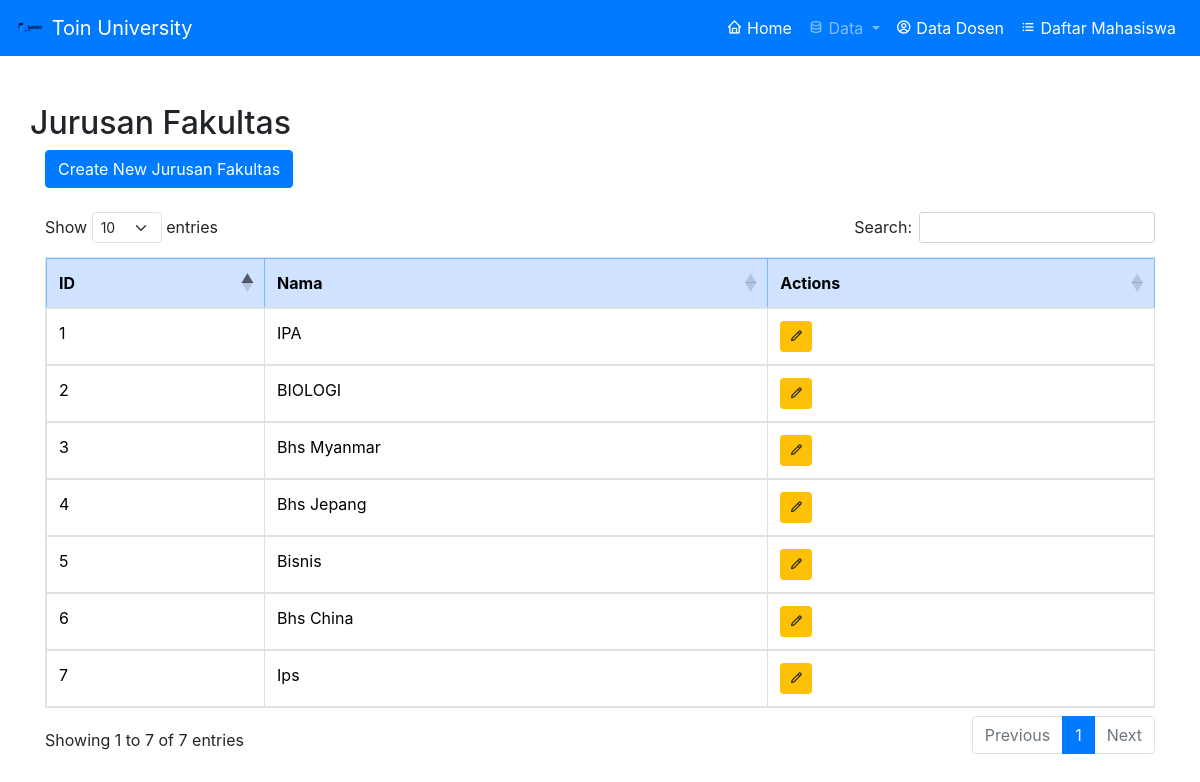
/jurusan/index.php, run on an earlier commit of the app's database.
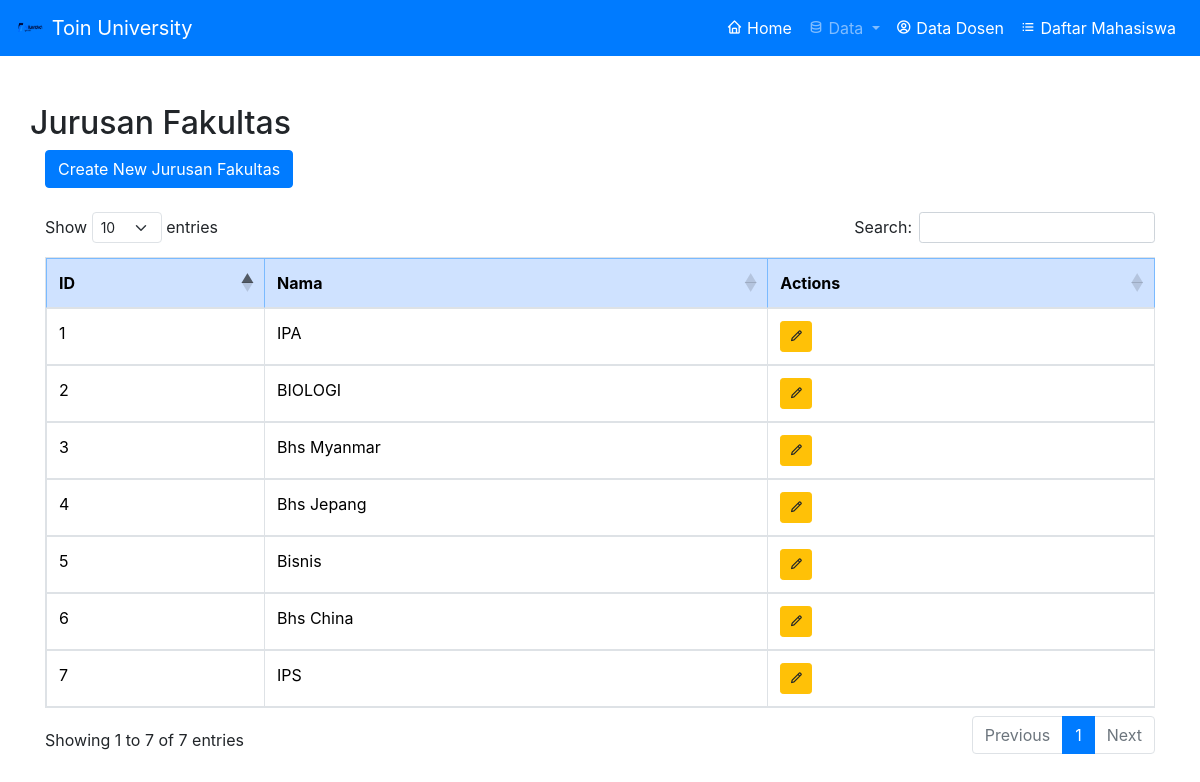
And on a later commit of the database.
### tables this page shows
CREATE TABLE `jurusan_fakultas` (
  `id` int NOT NULL,
  `nama` varchar(255) NOT NULL
);

### jurusan/index.php (the view, shortened to what this page needs)
<?php
include '../db.php';
require '../layouts/navbar.php';
$sql = "SELECT * FROM jurusan_fakultas";
$result = $conn->query($sql);
?>
<!DOCTYPE html>
<html lang="en">
<head>
  <link rel="stylesheet" href="https://stackpath.bootstrapcdn.com/bootstrap/4.5.2/css/bootstrap.min.css">
  <link href='https://unpkg.com/boxicons@2.1.4/css/boxicons.min.css' rel='stylesheet'>
</head>
<body>
  <div class="container">
    <h2 class="row mt-5">Jurusan Fakultas</h2>
    <a href="create_jurusan_fakultas.php" class="btn btn-primary btn-custom mb-4 ">Create New Jurusan Fakultas</a>
    <div class="table-container">
      <table class="table table-bordered" id="datatable">
        <thead class="table-primary">
          <tr>
            <th>ID</th>
            <th>Nama</th>
            <th>Actions</th>
          </tr>
        </thead>
        <tbody>
          <?php
          while ($jurusan = $result->fetch_assoc()) {
            ?>
            <tr>
              <td><?= htmlspecialchars($jurusan['id']) ?></td>
              <td><?= htmlspecialchars($jurusan['nama']) ?></td>
              <td>
                <a href="edit.jurusan.php?id=<?= $jurusan['id'] ?>" class="btn btn-warning btn-sm"><i class='bx bx-pencil'></i></a>
              </td>
            </tr>
            <?php
          }
          ?>
        </tbody>
      </table>
    </div>
  </div>

What changed in the data, as far as the page shows it:
changed jurusan_fakultas id 7: nama "Ips" → "IPS"
